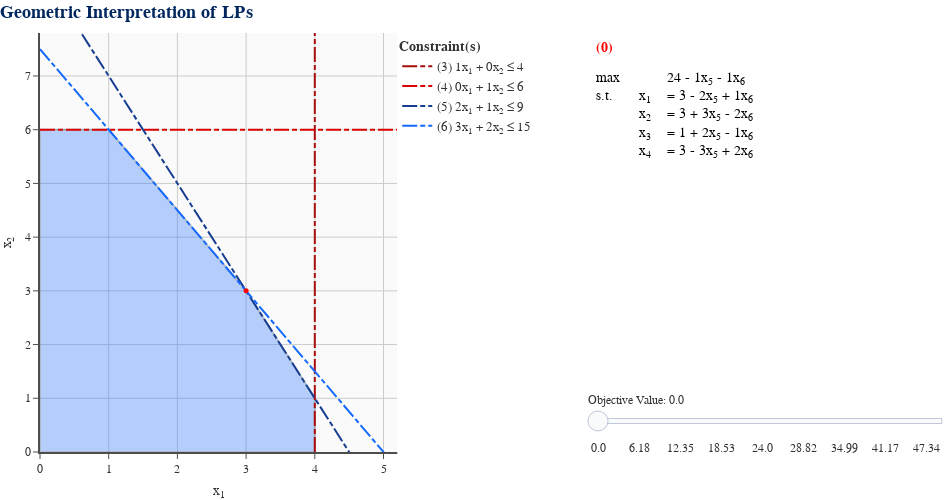

Source (notebook cell):
### Markdown cell above
Now that we have seen an iteration of simplex algebraically, let's use GILP to visualize it! The LP example we have been using is called `LIMITING_CONSTRAINT_2D_LP`. To visualize simplex, we must import a function called `simplex_visual()`.

### Code cell
from gilp.visualize import simplex_visual # import the function
import numpy as np
lp = ex.LIMITING_CONSTRAINT_2D_LP # get the LP example
simplex_visual(lp, initial_solution=np.array([[0],[0],[0],[0],[0],[0]])).show() # show the simplex visualization

### Figure 1 — Plotly figure (JSON) as saved in the notebook; plotly's stock layout.template omitted (floating-point values rounded to 4 significant figures)
{"data": [{"hoverinfo": "skip", "marker": {"color": "white", "opacity": 1e-07, "size": 0}, "mode": "markers", "showlegend": false, "type": "scatter", "x": [5.2], "y": [7.8]}, {"fill": "toself", "fillcolor": "#1469FE", "hoverinfo": "none", "line": {"color": "#00285F", "width": 2}, "mode": "lines", "opacity": 0.3, "showlegend": false, "type": "scatter", "x": [0, 4, 4, 3, 1, 0, 0], "y": [0, 0, 1, 3, 6, 6, 0]}, {"hoverinfo": "skip", "line": {"color": "#A90C0C", "dash": "15,3,5,3", "width": 2}, "mode": "lines", "name": "(3) 1x<sub>1</sub> + 0x<sub>2</sub> ≤ 4", "showlegend": true, "type": "scatter", "visible": true, "x": [4, 4], "y": [0, 7.8]}, {"hoverinfo": "skip", "line": {"color": "#DC0000", "dash": "15,3,5,3", "width": 2}, "mode": "lines", "name": "(4) 0x<sub>1</sub> + 1x<sub>2</sub> ≤ 6", "showlegend": true, "type": "scatter", "visible": true, "x": [0, 5.2], "y": [6, 6]}, {"hoverinfo": "skip", "line": {"color": "#173D90", "dash": "15,3,5,3", "width": 2}, "mode": "lines", "name": "(5) 2x<sub>1</sub> + 1x<sub>2</sub> ≤ 9", "showlegend": true, "type": "scatter", "visible": true, "x": [0, 5.2], "y": [9, -1.4]}, {"hoverinfo": "skip", "line": {"color": "#1469FE", "dash": "15,3,5,3", "width": 2}, "mode": "lines", "name": "(6) 3x<sub>1</sub> + 2x<sub>2</sub> ≤ 15", "showlegend": true, "type": "scatter", "visible": true, "x": [0, 5.2], "y": [7.5, -0.3]}, {"hoverinfo": "text", "hoverlabel": {"bgcolor": "#FAFAFA", "bordercolor": "#323232", "font": {"color": "#323232", "family": "Arial"}}, "marker": {"color": "gray", "opacity": 1e-07, "size": 20}, "mode": "markers", "showlegend": false, "text": ["<b>BFS</b>: (0, 0, 4, 6, 9, 15)<br><b>B</b>: (1, 3, 4, 5, 6)<br><b>Obj</b>: -0", "<b>BFS</b>: (0, 6, 4, 0, 3, 3)<br><b>B</b>: (2, 3, 5, 6)<br><b>Obj</b>: 18", "<b>BFS</b>: (1, 6, 3, 0, 1, 0)<br><b>B</b>: (1, 2, 3, 4, 5, 6)<br><b>Obj</b>: 23", "<b>BFS</b>: (3, 3, 1, 3, 0, 0)<br><b>B</b>: (1, 2, 3, 4)<br><b>Obj</b>: 24", "<b>BFS</b>: (4, 0, 0, 6, 1, 3)<br><b>B</b>: (1, 2, 4, 5, 6)<br><b>Obj</b>: 20", "<b>BFS</b>: (4, 1, 0, 5, 0, 1)<br><b>B</b>: (1, 2, 4, 6)<br><b>Obj</b>: 23"], "type": "scatter", "x": [2.22e-16, 0, 1.0, 3.0, 4, 4], "y": [0, 6, 6.0, 3.0, 2.22e-16, 1.0]}, {"hoverinfo": "skip", "line": {"color": "red", "width": 4}, "mode": "lines", "showlegend": false, "type": "scatter", "visible": false, "x": [0, 5.2], "y": [0, -8.667]}, {"hoverinfo": "skip", "line": {"color": "red", "width": 4}, "mode": "lines", "showlegend": false, "type": "scatter", "visible": false, "x": [0, 5.2], "y": [0.6867, -7.98]}, {"hoverinfo": "skip", "line": {"color": "red", "width": 4}, "mode": "lines", "showlegend": false, "type": "scatter", "visible": false, "x": [0, 5.2], "y": [1.373, -7.293]}, {"hoverinfo": "skip", "line": {"color": "red", "width": 4}, "mode": "lines", "showlegend": false, "type": "scatter", "visible": false, "x": [0, 5.2], "y": [2.06, -6.607]}, {"hoverinfo": "skip", "line": {"color": "red", "width": 4}, "mode": "lines", "showlegend": false, "type": "scatter", "visible": false, "x": [0, 5.2], "y": [2.743, -5.923]}, {"hoverinfo": "skip", "line": {"color": "red", "width": 4}, "mode": "lines", "showlegend": false, "type": "scatter", "visible": false, "x": [0, 5.2], "y": [3.43, -5.237]}, {"hoverinfo": "skip", "line": {"color": "red", "width": 4}, "mode": "lines", "showlegend": false, "type": "scatter", "visible": false, "x": [0, 5.2], "y": [4.117, -4.55]}, {"hoverinfo": "skip", "line": {"color": "red", "width": 4}, "mode": "lines", "showlegend": false, "type": "scatter", "visible": false, "x": [0, 5.2], "y": [4.803, -3.863]}, {"hoverinfo": "skip", "line": {"color": "red", "width": 4}, "mode": "lines", "showlegend": false, "type": "scatter", "visible": false, "x": [0, 5.2], "y": [5.49, -3.177]}, {"hoverinfo": "skip", "line": {"color": "red", "width": 4}, "mode": "lines", "showlegend": false, "type": "scatter", "visible": false, "x": [0, 5.2], "y": [6.177, -2.49]}, {"hoverinfo": "skip", "line": {"color": "red", "width": 4}, "mode": "lines", "showlegend": false, "type": "scatter", "visible": false, "x": [0, 5.2], "y": [6.86, -1.807]}, {"hoverinfo": "skip", "line": {"color": "red", "width": 4}, "mode": "lines", "showlegend": false, "type": "scatter", "visible": false, "x": [0, 5.2], "y": [7.547, -1.12]}, {"hoverinfo": "skip", "line": {"color": "red", "width": 4}, "mode": "lines", "showlegend": false, "type": "scatter", "visible": false, "x": [0, 5.2], "y": [8, -0.6667]}, {"hoverinfo": "skip", "line": {"color": "red", "width": 4}, "mode": "lines", "showlegend": false, "type": "scatter", "visible": false, "x": [0, 5.2], "y": [8.233, -0.4333]}, {"hoverinfo": "skip", "line": {"color": "red", "width": 4}, "mode": "lines", "showlegend": false, "type": "scatter", "visible": false, "x": [0, 5.2], "y": [8.92, 0.2533]}, {"hoverinfo": "skip", "line": {"color": "red", "width": 4}, "mode": "lines", "showlegend": false, "type": "scatter", "visible": false, "x": [0, 5.2], "y": [9.607, 0.94]}, {"hoverinfo": "skip", "line": {"color": "red", "width": 4}, "mode": "lines", "showlegend": false, "type": "scatter", "visible": false, "x": [0, 5.2], "y": [10.29, 1.627]}, {"hoverinfo": "skip", "line": {"color": "red", "width": 4}, "mode": "lines", "showlegend": false, "type": "scatter", "visible": false, "x": [0, 5.2], "y": [10.98, 2.31]}, {"hoverinfo": "skip", "line": {"color": "red", "width": 4}, "mode": "lines", "showlegend": false, "type": "scatter", "visible": false, "x": [0, 5.2], "y": [11.66, 2.997]}, {"hoverinfo": "skip", "line": {"color": "red", "width": 4}, "mode": "lines", "showlegend": false, "type": "scatter", "visible": false, "x": [0, 5.2], "y": [12.35, 3.683]}, {"hoverinfo": "skip", "line": {"color": "red", "width": 4}, "mode": "lines", "showlegend": false, "type": "scatter", "visible": false, "x": [0, 5.2], "y": [13.04, 4.37]}, {"hoverinfo": "skip", "line": {"color": "red", "width": 4}, "mode": "lines", "showlegend": false, "type": "scatter", "visible": false, "x": [0, 5.2], "y": [13.72, 5.057]}, {"hoverinfo": "skip", "line": {"color": "red", "width": 4}, "mode": "lines", "showlegend": false, "type": "scatter", "visible": false, "x": [0, 5.2], "y": [14.41, 5.743]}, {"hoverinfo": "skip", "line": {"color": "red", "width": 4}, "mode": "lines", "showlegend": false, "type": "scatter", "visible": false, "x": [0, 5.2], "y": [15.09, 6.427]}, {"hoverinfo": "skip", "line": {"color": "red", "width": 4}, "mode": "lines", "showlegend": false, "type": "scatter", "visible": false, "x": [0, 5.2], "y": [15.78, 7.113]}, {"hoverinfo": "skip", "line": {"color": "red", "width": 4}, "mode": "lines", "showlegend": false, "type": "scatter", "visible": false, "x": [0, 5.2], "y": [16.47, 7.8]}, {"hoverinfo": "skip", "marker": {"color": "red", "opacity": 1, "size": 5}, "mode": "markers", "showlegend": false, "type": "scatter", "x": [3], "y": [3.0]}, {"cells": {"align": ["left", "right", "left"], "fill": {"color": "white"}, "font": {"color": [["black", "red", "black"], ["black", "black", "black"]], "size": 14}, "height": 25, "line": {"color": "white", "width": 1}, "values": [["max<br>s.t.<br> <br> <br> "], [" <br>x<sub>1</sub><br>x<sub>2</sub><br>x<sub>3</sub><br>x<sub>4</sub>"], ["24 - 1x<sub>5</sub> - 1x<sub>6</sub><br>= 3 - 2x<sub>5</sub> + 1x<sub>6</sub><br>= 3 + 3x<sub>5</sub> - 2x<sub>6</sub><br>= 1 + 2x<sub>5</sub> - 1x<sub>6</sub><br>= 3 - 3x<sub>5</sub> + 2x<sub>6</sub>"]]}, "columnwidth": [0.1333, 0.06667, 0.8], "domain": {"x": [0.6053, 1], "y": [0, 1]}, "header": {"align": ["left", "right", "left"], "fill": {"color": "white"}, "font": {"color": ["red", "black"], "size": 14}, "height": 25, "line": {"color": "white", "width": 1}, "values": ["<b>(0)</b>", " ", " "]}, "type": "table"}], "layout": {"font": {"color": "#323232", "family": "Arial"}, "height": 500, "legend": {"font": {"size": 13}, "title": {"font": {"size": 14}, "text": "<b>Constraint(s)</b>"}, "x": 0.3947, "xanchor": "left", "y": 1, "yanchor": "top"}, "margin": {"b": 0, "l": 0, "r": 0, "t": 33}, "paper_bgcolor": "white", "plot_bgcolor": "#FAFAFA", "scene": {"aspectmode": "cube", "domain": {"x": [0, 0.3947], "y": [0, 1]}, "xaxis": {"gridcolor": "#CCCCCC", "gridwidth": 1, "linecolor": "#4D4D4D", "linewidth": 2, "range": [0, 5.2], "rangemode": "tozero", "showspikes": false, "tickcolor": "#4D4D4D", "ticks": "outside", "title": {"text": "x<sub>1</sub>"}}, "yaxis": {"gridcolor": "#CCCCCC", "gridwidth": 1, "linecolor": "#4D4D4D", "linewidth": 2, "range": [0, 7.8], "rangemode": "tozero", "showspikes": false, "tickcolor": "#4D4D4D", "ticks": "outside", "title": {"text": "x<sub>2</sub>"}}, "zaxis": {"gridcolor": "#CCCCCC", "gridwidth": 1, "linecolor": "#4D4D4D", "linewidth": 2, "rangemode": "tozero", "showspikes": false, "tickcolor": "#4D4D4D", "ticks": "outside", "title": {"text": "x<sub>3</sub>"}}}, "sliders": [{"active": 0, "currentvalue": {"prefix": "Objective Value: "}, "len": 0.4, "lenmode": "fraction", "pad": {"b": 0, "l": 0, "r": 0, "t": 50}, "steps": [{"args": [{"visible": [null, null, true, true, true, true, null, true, false, false, false, false, false, false, false, false, false, false, false, false, false, false, false, false, false, false, false, false, false, false, false, false, false, null, null]}], "label": "0.0", "method": "update"}, {"args": [{"visible": [null, null, true, true, true, true, null, false, true, false, false, false, false, false, false, false, false, false, false, false, false, false, false, false, false, false, false, false, false, false, false, false, false, null, null]}], "label": "2.06", "method": "update"}, {"args": [{"visible": [null, null, true, true, true, true, null, false, false, true, false, false, false, false, false, false, false, false, false, false, false, false, false, false, false, false, false, false, false, false, false, false, false, null, null]}], "label": "4.12", "method": "update"}, {"args": [{"visible": [null, null, true, true, true, true, null, false, false, false, true, false, false, false, false, false, false, false, false, false, false, false, false, false, false, false, false, false, false, false, false, false, false, null, null]}], "label": "6.18", "method": "update"}, {"args": [{"visible": [null, null, true, true, true, true, null, false, false, false, false, true, false, false, false, false, false, false, false, false, false, false, false, false, false, false, false, false, false, false, false, false, false, null, null]}], "label": "8.23", "method": "update"}, {"args": [{"visible": [null, null, true, true, true, true, null, false, false, false, false, false, true, false, false, false, false, false, false, false, false, false, false, false, false, false, false, false, false, false, false, false, false, null, null]}], "label": "10.29", "method": "update"}, {"args": [{"visible": [null, null, true, true, true, true, null, false, false, false, false, false, false, true, false, false, false, false, false, false, false, false, false, false, false, false, false, false, false, false, false, false, false, null, null]}], "label": "12.35", "method": "update"}, {"args": [{"visible": [null, null, true, true, true, true, null, false, false, false, false, false, false, false, true, false, false, false, false, false, false, false, false, false, false, false, false, false, false, false, false, false, false, null, null]}], "label": "14.41", "method": "update"}, {"args": [{"visible": [null, null, true, true, true, true, null, false, false, false, false, false, false, false, false, true, false, false, false, false, false, false, false, false, false, false, false, false, false, false, false, false, false, null, null]}], "label": "16.47", "method": "update"}, {"args": [{"visible": [null, null, true, true, true, true, null, false, false, false, false, false, false, false, false, false, true, false, false, false, false, false, false, false, false, false, false, false, false, false, false, false, false, null, null]}], "label": "18.53", "method": "update"}, {"args": [{"visible": [null, null, true, true, true, true, null, false, false, false, false, false, false, false, false, false, false, true, false, false, false, false, false, false, false, false, false, false, false, false, false, false, false, null, null]}], "label": "20.58", "method": "update"}, {"args": [{"visible": [null, null, true, true, true, true, null, false, false, false, false, false, false, false, false, false, false, false, true, false, false, false, false, false, false, false, false, false, false, false, false, false, false, null, null]}], "label": "22.64", "method": "update"}, {"args": [{"visible": [null, null, true, true, true, true, null, false, false, false, false, false, false, false, false, false, false, false, false, true, false, false, false, false, false, false, false, false, false, false, false, false, false, null, null]}], "label": "24.0", "method": "update"}, {"args": [{"visible": [null, null, true, true, true, true, null, false, false, false, false, false, false, false, false, false, false, false, false, false, true, false, false, false, false, false, false, false, false, false, false, false, false, null, null]}], "label": "24.7", "method": "update"}, {"args": [{"visible": [null, null, true, true, true, true, null, false, false, false, false, false, false, false, false, false, false, false, false, false, false, true, false, false, false, false, false, false, false, false, false, false, false, null, null]}], "label": "26.76", "method": "update"}, {"args": [{"visible": [null, null, true, true, true, true, null, false, false, false, false, false, false, false, false, false, false, false, false, false, false, false, true, false, false, false, false, false, false, false, false, false, false, null, null]}], "label": "28.82", "method": "update"}, {"args": [{"visible": [null, null, true, true, true, true, null, false, false, false, false, false, false, false, false, false, false, false, false, false, false, false, false, true, false, false, false, false, false, false, false, false, false, null, null]}], "label": "30.88", "method": "update"}, {"args": [{"visible": [null, null, true, true, true, true, null, false, false, false, false, false, false, false, false, false, false, false, false, false, false, false, false, false, true, false, false, false, false, false, false, false, false, null, null]}], "label": "32.93", "method": "update"}, {"args": [{"visible": [null, null, true, true, true, true, null, false, false, false, false, false, false, false, false, false, false, false, false, false, false, false, false, false, false, true, false, false, false, false, false, false, false, null, null]}], "label": "34.99", "method": "update"}, {"args": [{"visible": [null, null, true, true, true, true, null, false, false, false, false, false, false, false, false, false, false, false, false, false, false, false, false, false, false, false, true, false, false, false, false, false, false, null, null]}], "label": "37.05", "method": "update"}, {"args": [{"visible": [null, null, true, true, true, true, null, false, false, false, false, false, false, false, false, false, false, false, false, false, false, false, false, false, false, false, false, true, false, false, false, false, false, null, null]}], "label": "39.11", "method": "update"}, {"args": [{"visible": [null, null, true, true, true, true, null, false, false, false, false, false, false, false, false, false, false, false, false, false, false, false, false, false, false, false, false, false, true, false, false, false, false, null, null]}], "label": "41.17", "method": "update"}, {"args": [{"visible": [null, null, true, true, true, true, null, false, false, false, false, false, false, false, false, false, false, false, false, false, false, false, false, false, false, false, false, false, false, true, false, false, false, null, null]}], "label": "43.23", "method": "update"}, {"args": [{"visible": [null, null, true, true, true, true, null, false, false, false, false, false, false, false, false, false, false, false, false, false, false, false, false, false, false, false, false, false, false, false, true, false, false, null, null]}], "label": "45.28", "method": "update"}, {"args": [{"visible": [null, null, true, true, true, true, null, false, false, false, false, false, false, false, false, false, false, false, false, false, false, false, false, false, false, false, false, false, false, false, false, true, false, null, null]}], "label": "47.34", "method": "update"}, {"args": [{"visible": [null, null, true, true, true, true, null, false, false, false, false, false, false, false, false, false, false, false, false, false, false, false, false, false, false, false, false, false, false, false, false, false, true, null, null]}], "label": "49.4", "method": "update"}], "tickcolor": "white", "ticklen": 0, "x": 0.6053, "xanchor": "left", "y": 0.01, "yanchor": "bottom"}, {"active": 0, "currentvalue": {"prefix": "Iteration: "}, "len": 0.4, "lenmode": "fraction", "pad": {"b": 0, "l": 0, "r": 0, "t": 0}, "steps": [{"args": [{"visible": [null, null, true, true, true, true, null, false, false, false, false, false, false, false, false, false, false, false, false, false, false, false, false, false, false, false, false, false, false, false, false, false, false, null, true]}], "label": "0", "method": "update"}], "tickcolor": "white", "ticklen": 0, "x": 0.6053, "xanchor": "left", "y": 0.17, "yanchor": "bottom"}], "title": {"font": {"color": "#00285F", "size": 18}, "text": "<b>Geometric Interpretation of LPs</b>", "x": 0, "xanchor": "left", "y": 0.99, "yanchor": "top"}, "width": 950, "xaxis": {"domain": [0, 0.3947], "gridcolor": "#CCCCCC", "gridwidth": 1, "linecolor": "#4D4D4D", "linewidth": 2, "range": [0, 5.2], "rangemode": "tozero", "showspikes": false, "tickcolor": "#4D4D4D", "ticks": "outside", "title": {"text": "x<sub>1</sub>"}}, "yaxis": {"domain": [0, 1], "gridcolor": "#CCCCCC", "gridwidth": 1, "linecolor": "#4D4D4D", "linewidth": 2, "range": [0, 7.8], "rangemode": "tozero", "showspikes": false, "tickcolor": "#4D4D4D", "ticks": "outside", "title": {"text": "x<sub>2</sub>"}}}}
